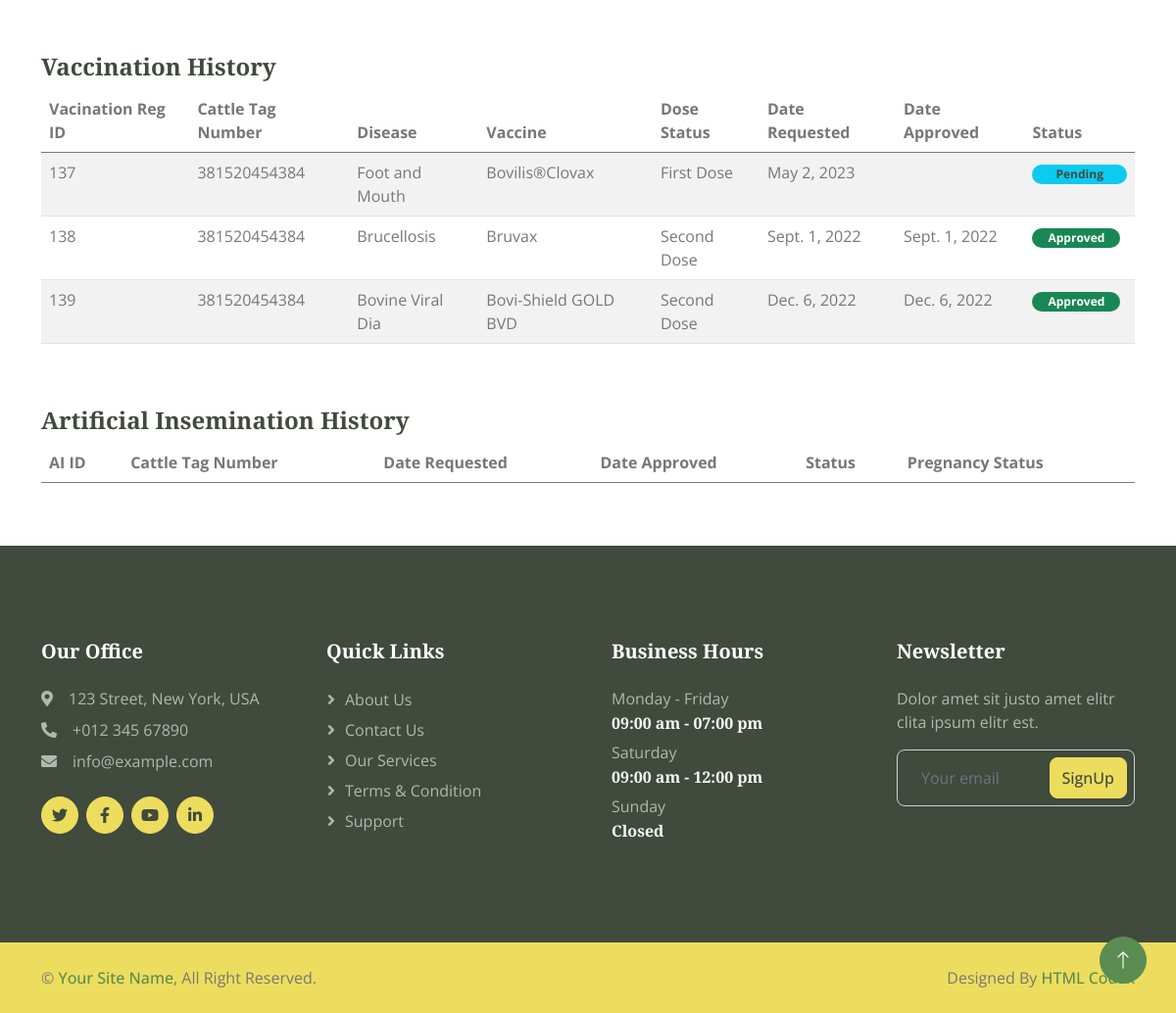
Page /vaccination-history/ (signed in, lower part) on the earlier database version.
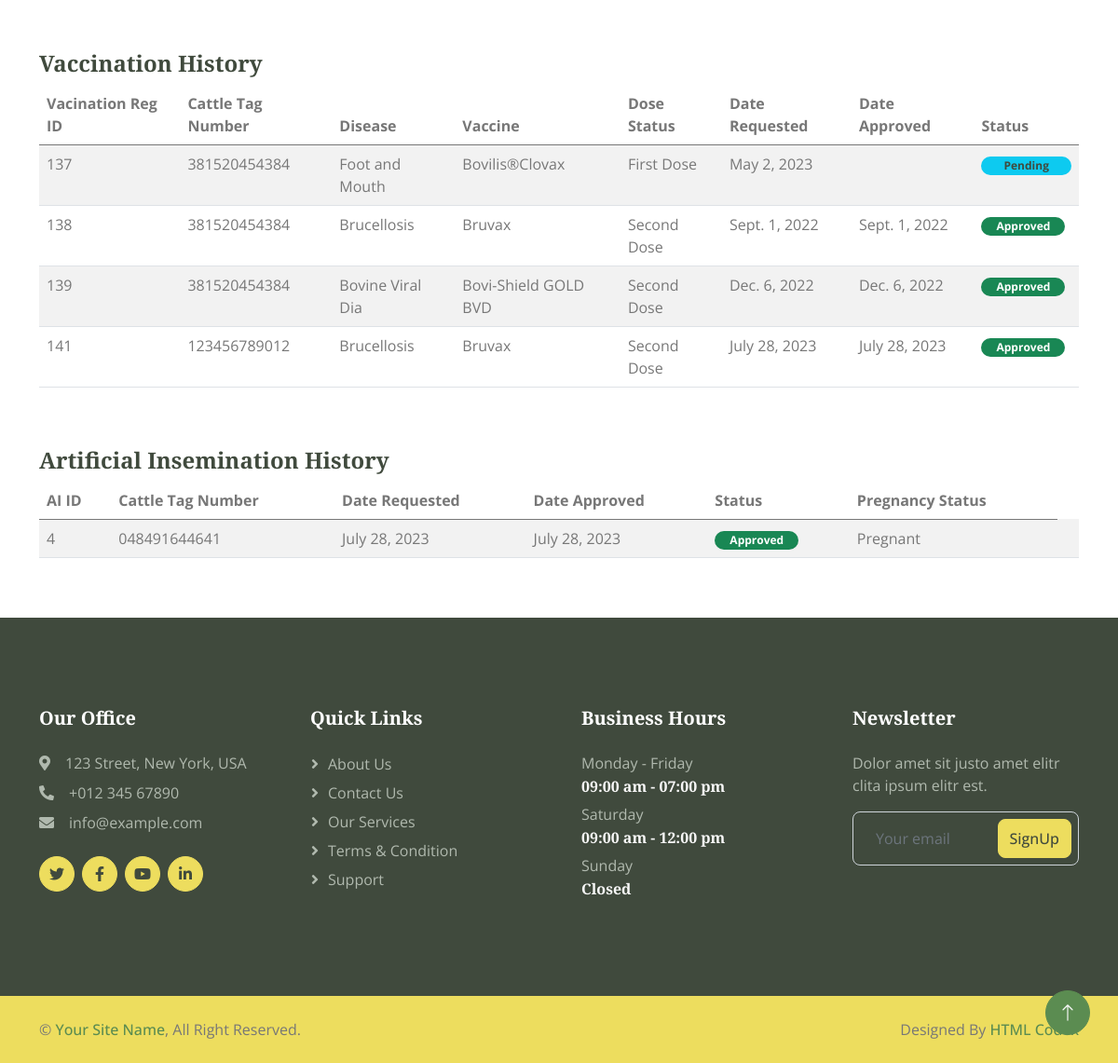
Same page on the later database version.
### myapp/models.py (models this page shows, shortened)
class Vaccination_Reg(models.Model):
    cattleid = models.ForeignKey(Cattle, on_delete=models.CASCADE)
    cattletagno = models.CharField(max_length=15)
    farmerid = models.ForeignKey(Farmer, on_delete=models.CASCADE)
    farmer_name = models.CharField(max_length=255)
    diseaseid = models.ForeignKey(Disease, on_delete=models.CASCADE)
    disease = models.CharField(max_length=40)
    vaccine = models.CharField(max_length=28)
    date_requested = models.DateField()
    date_approved = models.DateField(blank=True, null=True)
    dose = models.PositiveSmallIntegerField(choices=DOSE_CHOICES, default=0)
    status = models.BooleanField(choices=STATUS_CHOICES, default=False)

class Cattle(models.Model):
    tagno = models.CharField(max_length=12, unique=True)
    breed = models.CharField(max_length=50)
    gender = models.CharField(max_length=10)
    dob = models.DateField(default=date.today)
    age = models.IntegerField(default=0)
    age_years = models.IntegerField(default=0)
    weight = models.IntegerField()
    color = models.CharField(max_length=50)
    owner = models.ForeignKey(Farmer, on_delete=models.CASCADE)

class ArtificialInsemination(models.Model):
    STATUS_AI = [
        (True, 'Pregnant'),
        (False, 'Not Pregnant'),
        (None, 'Pending Pregnancy'),
    ]
    cattleid = models.ForeignKey(Cattle, on_delete=models.CASCADE)
    farmerid = models.ForeignKey(Farmer, on_delete=models.CASCADE)
    date_requested = models.DateField()
    date_approved = models.DateField(blank=True, null=True)
    status = models.BooleanField(default=False)
    bull = models.ForeignKey(Bull,blank=True, null=True, on_delete=models.CASCADE)
    pregnant_status = models.BooleanField(choices=STATUS_AI, default=None, null=True,blank=True)

### myapp/views.py (the view)
# urls.py: path('vaccination-history/', views.vaccination_history, name='vaccination_history'),
def vaccination_history(request):
    username = request.session.get('username')
    if not username:
        messages.error(request, 'You must be logged in to access this page.')
        return redirect('/signin/')
    farmer_id = request.session.get('id')
    farmer = Farmer.objects.get(id=farmer_id)
    cattles = Cattle.objects.filter(owner=farmer_id)
    vaccination_data = []
    ai_data = []
    for cattle in cattles:
        cattle_vaccinations = Vaccination_Reg.objects.filter(cattleid=cattle)
        vaccination_data.append({'cattle': cattle, 'vaccinations': cattle_vaccinations})
    for cattle in cattles:
        cattle_ai = ArtificialInsemination.objects.filter(cattleid=cattle)
        ai_data.append({'cattle': cattle, 'artificialinsemination': cattle_ai})
    return render(request, 'History.html', {'vaccination_data': vaccination_data, 'ai_data': ai_data, 'farmer': farmer})

### myapp/templates/History.html (shortened to what the changed rows need)
{% load static %}
<!DOCTYPE html>
<html lang="en">
<head>
    <link href="https://cdnjs.cloudflare.com/ajax/libs/font-awesome/5.10.0/css/all.min.css" rel="stylesheet">
    <link href="https://cdn.jsdelivr.net/npm/bootstrap-icons@1.4.1/font/bootstrap-icons.css" rel="stylesheet">
    <link href="{% static 'lib/animate/animate.min.css' %}" rel="stylesheet">
    <link href="{% static 'lib/owlcarousel/assets/owl.carousel.min.css' %}" rel="stylesheet">
    <link href="{% static 'lib/lightbox/css/lightbox.min.css' %}" rel="stylesheet">
    <link href="{% static 'css/bootstrap.min.css' %}" rel="stylesheet">
    <link href="{% static 'css/style.css' %}" rel="stylesheet">
</head>
<body>
<div class="container mt-5">
  <div class="row">
    <div class="col-md-12">
      <table class="table table-striped">
        <thead>
          <tr>
            <th scope="col">Vacination Reg ID</th>
            <th scope="col">Cattle Tag Number</th>
            <th scope="col">Disease</th>
            <th scope="col">Vaccine</th>
              <th scope="col">Dose Status</th>
            <th scope="col">Date Requested</th>
            <th scope="col">Date Approved</th>
            <th scope="col">Status</th>
          </tr>
        </thead>
        <tbody>
          {% for vaccine in vaccination_data %}
          {% for data in vaccine.vaccinations %}
          <tr>
            <td>{{ data.id }}</td>
            <td>{{ vaccine.cattle.tagno }}</td>
            <td>{{ data.disease }}</td>
            <td>{{ data.vaccine }}</td>
              <td>{% if data.dose == 0 %}First Dose{% elif data.dose == 1 %}Second Dose{% elif data.dose == 2 %}Completed{% elif data.dose == 3 %}Yearly Dose{% endif %}</td>
            <td>{{ data.date_requested }}</td>
            <td>{% if data.date_approved %}{{ data.date_approved }}{% endif %}</td>
            <td>{% if data.status %}<span class="badge rounded-pill bg-success fw-bold px-3">Approved</span>{% else %}<span class="badge rounded-pill bg-info text-dark fw-bold px-4">Pending</span>{% endif %}</td>
          </tr>
          {% endfor %}
          {% empty %}
          <tr>
            <td colspan="7" class="text-center">No vaccination records found.</td>
          </tr>
          {% endfor %}
        </tbody>
      </table>
    </div>
  </div>
</div>
<div class="container mt-5">
  <div class="row">
    <div class="col-md-12">
      <table class="table table-striped">
        <thead>
          <tr>
            <th scope="col">AI ID</th>
            <th scope="col">Cattle Tag Number</th>
            <th scope="col">Date Requested</th>
            <th scope="col">Date Approved</th>
            <th scope="col">Status</th>
            <th scope="col">Pregnancy Status</th>
          </tr>
        </thead>
        <tbody>
          {% for ai in ai_data %}
          {% for data in ai.artificialinsemination %}
          <tr>
            <td>{{ data.id }}</td>
            <td>{{ ai.cattle.tagno }}</td>
            <td>{{ data.date_requested }}</td>
            <td>{% if data.date_approved %}{{ data.date_approved }}{% endif %}</td>
            <td>{% if data.status %}<span class="badge rounded-pill bg-success fw-bold px-3">Approved</span>{% else %}<span class="badge rounded-pill bg-info text-dark fw-bold px-4">Pending</span>{% endif %}</td>
            <td>
        {% if data.pregnant_status == True %}
          Pregnant
        {% elif data.pregnant_status == False %}
          Not Pregnant
        {% endif %}
      </td>
              <td></td>
          </tr>
          {% endfor %}
          {% empty %}
          <tr>
            <td colspan="6" class="text-center">No artificial insemination records found.</td>
          </tr>
          {% endfor %}
        </tbody>
      </table>
    </div>
  </div>
</div>
</body>
</html>

Differences in the rows shown:
added Cattle: cattle.tagno "123456789012"
added Vaccination_Reg: id "141", disease "Brucellosis", vaccine "Bruvax", dose "Second Dose", date_requested "July 28, 2023", date_approved "July 28, 2023", status "Approved"
now on this page (row unchanged): Cattle: cattle.tagno "048491644641"
added ArtificialInsemination: id "4", date_requested "July 28, 2023", date_approved "July 28, 2023", status "Approved", pregnant_status "Pregnant"
